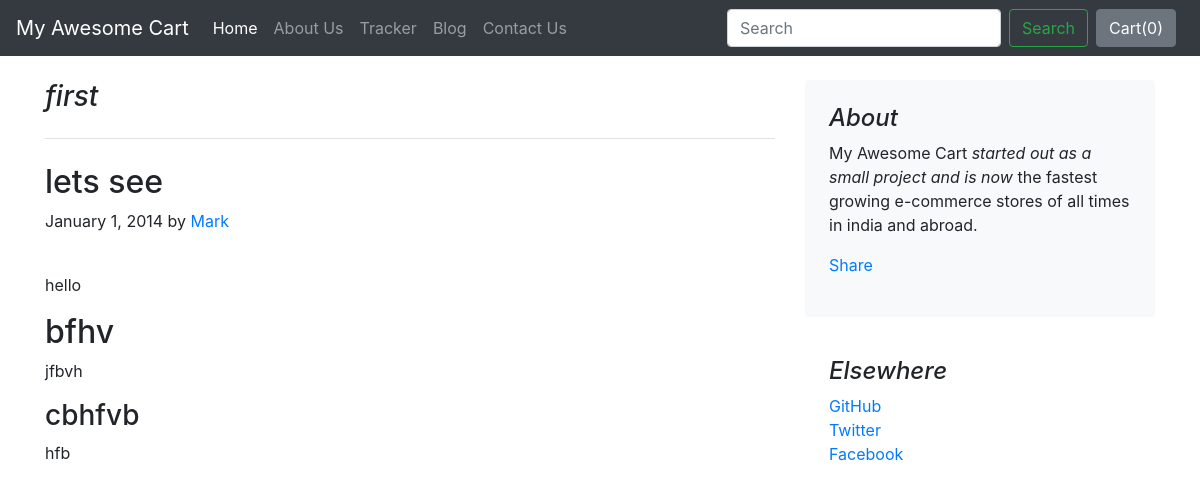
/blog/blogPost/1, run on the app's committed database.
### blog/models.py (models this page shows)
class Blogpost(models.Model):
    post_id = models.AutoField(primary_key=True)
    title = models.CharField(max_length=50)
    head0 = models.CharField(max_length=500, default="")
    chead0 = models.CharField(max_length=5000, default="")
    head1 = models.CharField(max_length=500, default="")
    chead1 = models.CharField(max_length=5000, default="")
    head2 = models.CharField(max_length=500, default="")
    chead2 = models.CharField(max_length=5000, default="")
    pub_date = models.DateField()
    thumbnail = models.ImageField(upload_to='blog/images', default="")
    def __str__(self):
        return self.title

### blog/views.py (the view)
# urls.py: path('blogPost/<int:id>',views.blogPost, name = 'blogPost')
def blogPost(request,id):
    post = Blogpost.objects.filter(post_id = id)[0]
    print(post)
    return render(request,'blog/blogPost.html',{'post':post})

### blog/templates/blog/blogPost.html (shortened to what this page needs)
{% extends 'blog/basic.html' %}
{% block body %}
<div class="container">
    <div class="row mt-4">
        <div class="col-md-8 blog-main">
            <h3 class="pb-4 mb-4 font-italic border-bottom">
                {{post.title}}
            </h3>
            <div class="blog-post">
                <h2 class="blog-post-title">{{post.head0}}</h2>
                <p class="blog-post-meta">January 1, 2014 by <a href="#">Mark</a></p>
                <div class="fb-like" data-href="http://127.0.0.1:8000/blog/blogpost/{{post.post_id}}" data-layout="standard" data-action="like" data-size="large" data-show-faces="false" data-share="true"></div><br>
                <p>{{post.chead0}}</p>
                <h2>{{post.head1}}</h2>
                <p>{{post.chead1}}</p>
                <h3>{{post.head2}}</h3>
                <p>{{post.chead2}}</p>
            </div>
        </div>
        <aside class="col-md-4 blog-sidebar">
            <div class="p-4 mb-3 bg-light rounded">
                <h4 class="font-italic">About</h4>
                <p class="mb-0">My Awesome Cart <em>started out as a small project and is now</em> the fastest growing e-commerce stores of all times in india and abroad.</p>
                <div class="my-3 fb-share-button" data-href="http://127.0.0.1:8000/blog/blogpost/{{post.post_id}}" data-layout="button_count" data-size="large"><a target="_blank" href="https://www.facebook.com/sharer/sharer.php?u=http%3A%2F%2F127.0.0.1%3A8000%2Fblog%2Fblogpost%2F4&src=sdkpreparse" class="fb-xfbml-parse-ignore">Share</a></div>
            </div>
            <div class="p-4">
                <h4 class="font-italic">Elsewhere</h4>
                <ol class="list-unstyled">
                    <li><a href="#">GitHub</a></li>
                    <li><a href="#">Twitter</a></li>
                    <li><a href="#">Facebook</a></li>
                </ol>
            </div>
        </aside>
    </div>
</div>
{% endblock %}

### data on the page
Blogpost: title "first", head0 "lets see", chead0 "hello", head1 "bfhv", chead1 "jfbvh", head2 "cbhfvb", chead2 "hfb"
